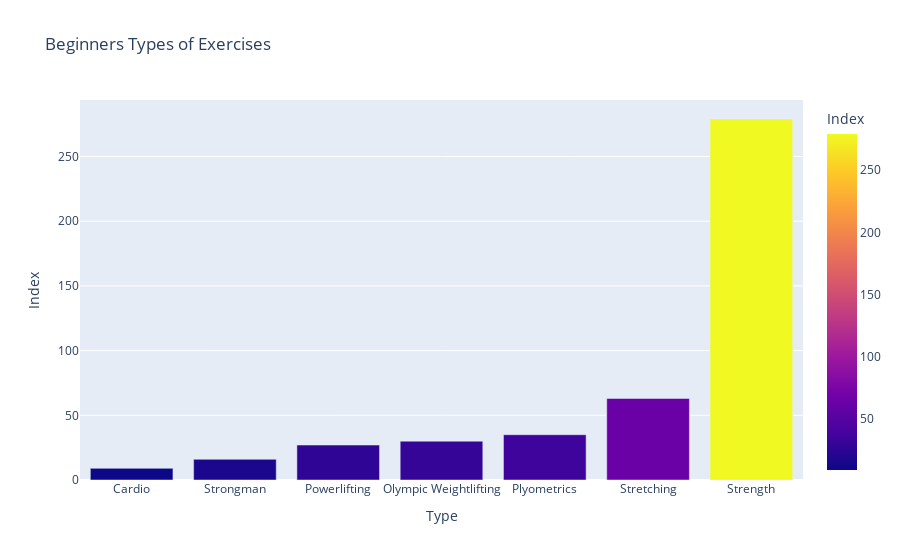

Here is the notebook cell this chart was saved with:
### Code cell
#group by type of exercise - beginners
beginner_type = beginner.groupby(['Type']).count()
beginner_type= beginner_type.sort_values(by='Index')
fig = px.bar(beginner_type, x=beginner_type.index, y='Index', color='Index', title='Beginners Types of Exercises')
fig.show()

### Figure 1 — Plotly figure (JSON) as saved in the notebook; plotly's stock layout.template omitted (floating-point values rounded to 4 significant figures)
{"data": [{"alignmentgroup": "True", "hovertemplate": "Type=%{x}<br>Index=%{marker.color}<extra></extra>", "legendgroup": "", "marker": {"color": [9, 16, 27, 30, 35, 63, 279], "coloraxis": "coloraxis", "pattern": {"shape": ""}}, "name": "", "offsetgroup": "", "orientation": "v", "showlegend": false, "textposition": "auto", "type": "bar", "x": ["Cardio", "Strongman", "Powerlifting", "Olympic Weightlifting", "Plyometrics", "Stretching", "Strength"], "xaxis": "x", "y": [9, 16, 27, 30, 35, 63, 279], "yaxis": "y"}], "layout": {"autosize": true, "barmode": "relative", "coloraxis": {"colorbar": {"title": {"text": "Index"}}, "colorscale": [[0, "#0d0887"], [0.1111, "#46039f"], [0.2222, "#7201a8"], [0.3333, "#9c179e"], [0.4444, "#bd3786"], [0.5556, "#d8576b"], [0.6667, "#ed7953"], [0.7778, "#fb9f3a"], [0.8889, "#fdca26"], [1, "#f0f921"]]}, "legend": {"tracegroupgap": 0}, "title": {"text": "Beginners Types of Exercises"}, "xaxis": {"anchor": "y", "autorange": true, "domain": [0, 1], "range": [-0.5, 6.5], "title": {"text": "Type"}, "type": "category"}, "yaxis": {"anchor": "x", "autorange": true, "domain": [0, 1], "range": [0, 293.7], "title": {"text": "Index"}, "type": "linear"}}}
